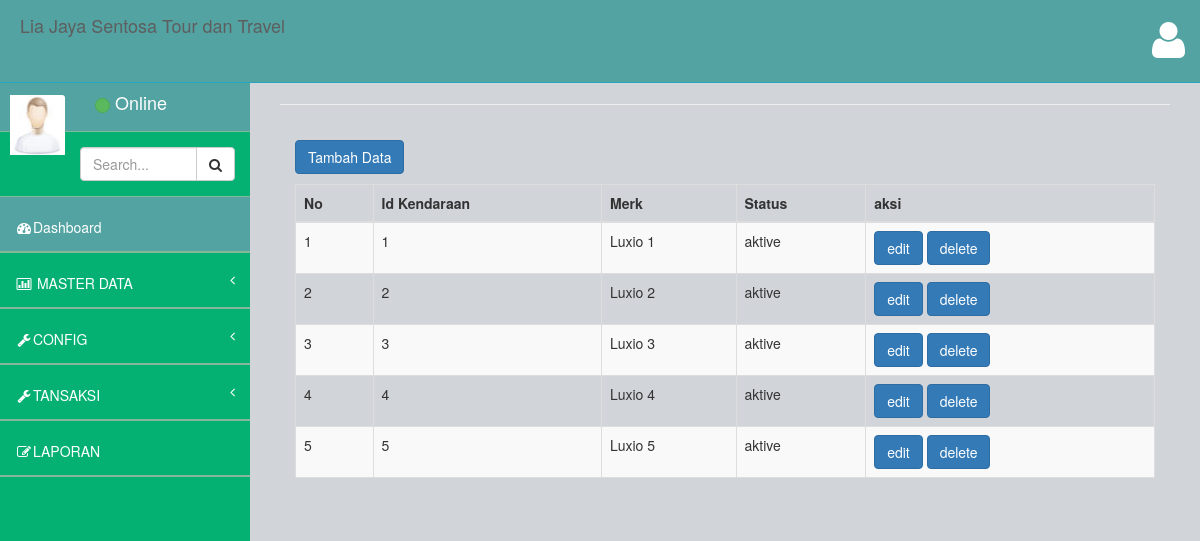
The app's page /index.php/kendaraan, older data.
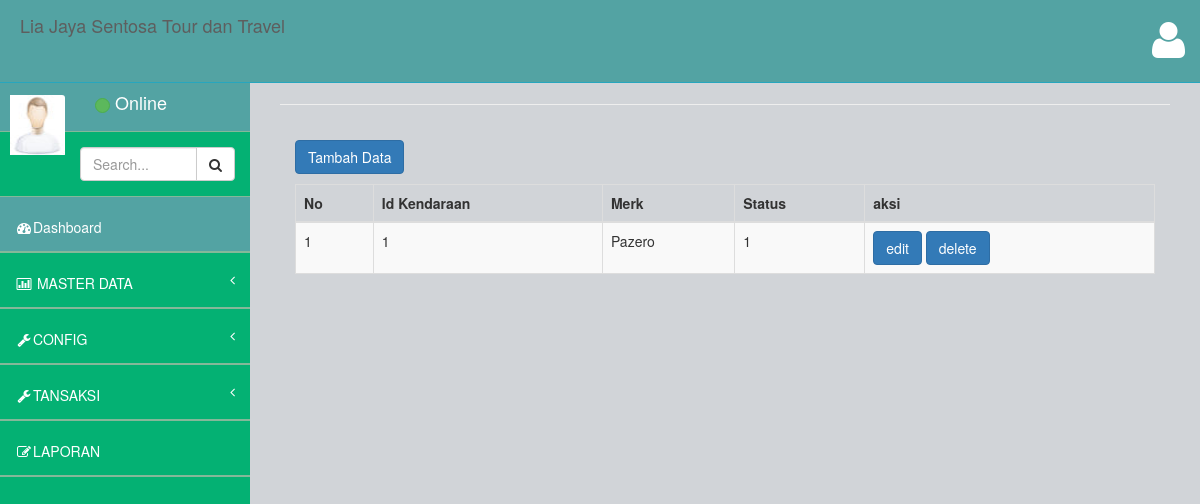
The same page, newer data.
### tables this page shows
CREATE TABLE IF NOT EXISTS `kendaraan` (
`idkendaraan` int(11) NOT NULL,
  `merk` varchar(50) DEFAULT NULL,
  `status` varchar(50) DEFAULT NULL,
  `plat` varchar(100) NOT NULL
);

### application/controllers/kendaraan.php (called while the page is built, shortened)
<?php
class Kendaraan extends CI_Controller {
	function __construct(){
		$this->load->model('m_kendaraan');
    }
	public function index()
	{
		$data['menu']		='menu.php';
		$data['content']	='kendaraan/v_datakendaraan.php';
		$data['data']		=$this->db->get('kendaraan');
		$this->load->view('home.php',$data);
	}
 }

### index.php (called while the page is built, shortened)
<?php
require_once BASEPATH.'core/CodeIgniter.php';

### application/views/kendaraan/v_datakendaraan.php (the view, shortened to what this page needs)
<body>
    <div class="panel-body">
    <a href="<?php echo base_url('index.php/kendaraan/tambah');?>" class= "btn btn-primary btn-small">Tambah Data</a>
    <p>
        <div class="table-responsive">
            <table class="table table-striped table-bordered table-hover" id="dataTables-example">
                <thead>
                    <tr>
                    <th>No</th>
                    <th>Id Kendaraan</th>
                    <th>Merk</th>
                    <th>Status</th>
                    <th>aksi</th>
                </thead>
            <tbody>
                   <tr>
                    <?php
                      $no = 1;
                      foreach ($data->result() as $row) {
                    ?>
                        <td><?php echo $no++; ?></td>
                        <td><?php echo $row->idkendaraan;?></td>
                        <td><?php echo $row->merk;?></td>
                        <td><?php echo $row->status;?></td>
                        <td>
                            <a class="btn btn-primary" href="<?php echo base_url('index.php/kendaraan/edit/'.$row->idkendaraan);?>">edit</a>
                            <a class="btn btn-primary" href="<?php echo base_url('index.php/kendaraan/hapus/'.$row->idkendaraan);?>">delete</a>
                   </tr>
                </td>
            </div>
        <?php }?>
    </div>
    </div>

### application/views/home.php (shortened to what this page needs)
<!DOCTYPE html>
<html>
<head>
    <link href="<?php echo base_url('assets/plugins/bootstrap/bootstrap.css');?>" rel="stylesheet" />
    <link href="<?php echo base_url('assets/css/bootstrap.min.css');?>" rel="stylesheet" />
    <link href="<?php echo base_url('assets/font-awesome/css/font-awesome.css');?>" rel="stylesheet" />
    <link href="<?php echo base_url('assets/plugins/pace/pace-theme-big-counter.css');?>" rel="stylesheet" />
    <link href="<?php echo base_url('assets/css/style.css');?>" rel="stylesheet" />
    <link href="<?php echo base_url('assets/css/main-style.css');?>" rel="stylesheet" />
    <link href="<?php echo base_url('assets/plugins/morris/morris-0.4.3.min.css');?>" rel="stylesheet" />
	<link href="<?php echo base_url() ?>assets/css/bootstrap-datetimepicker.css" rel="stylesheet" />
	<link href="<?php echo base_url() ?>assets/css/datepicker.css" rel="stylesheet" />
   </head>
<body>
    <div id="wrapper">
        <nav class="navbar navbar-default navbar-fixed-top" role="navigation" id="navbar">
            <div class="navbar-header">
                <a class="navbar-brand"> Lia Jaya Sentosa Tour dan Travel</a>
            </div>
            <ul class="nav navbar-top-links navbar-right">
                <li class="dropdown">
                    <a class="dropdown-toggle" data-toggle="dropdown" href="#">
                        <i class="fa fa-user fa-3x"></i>
                    </a>
                </li>
            </ul>
        </nav>
        <nav class="navbar-default navbar-static-side" role="navigation">
            <div class="sidebar-collapse">
                <ul class="nav" id="side-menu">
                    <li>
                        <div class="user-section">
                            <div class="user-section-inner">
                                <img src="<?php echo base_url('assets/img/user.jpg');?>" alt="">
                            </div>
                            <div class="user-info">
                                <div class="user-text-online">
                                    <span class="user-circle-online btn btn-success btn-circle "></span>&nbsp;Online
                                </div>
                            </div>
                        </div>
                    </li>
                    <li class="sidebar-search">
                        <div class="input-group custom-search-form">
                            <input type="text" class="form-control" placeholder="Search...">
                            <span class="input-group-btn">
                                <button class="btn btn-default" type="button">
                                    <i class="fa fa-search"></i>
                                </button>
                            </span>
                        </div>
                        <?php include $menu;?>
        </nav>
        <div id="page-wrapper">
            <div class="row">
                <div class="col-lg-12">
                    <h1 class="page-header"></h1>
                </div>
      		</div>
            <?php $this->load->view(isset($content) ? $content :"dashboard/dashboard"); ?>
        </div>
</body>
</html>

### application/views/menu.php (shortened to what this page needs)
               </li>
               <li class="selected">
                   <a href="<?php echo base_url();?>home"><i class="fa fa-dashboard fa-fw"></i>Dashboard</a>
               </li>
               <li>
                   <a href=""><i class="fa fa-bar-chart-o fa-fw"></i> MASTER DATA<span class="fa arrow"></span></a>
               </li>
               <li>
                   <a href="#"><i class="fa fa-wrench fa-fw"></i>CONFIG<span class="fa arrow"></span></a>
               </li>
               <li>
               <a href="#"><i class="fa fa-wrench fa-fw"></i>TANSAKSI<span class="fa arrow"></span></a>
               </li>
<li>
                   <a href="<?php echo site_url("transaksi/laporan"); ?>"><i class="fa fa-edit fa-fw"></i>LAPORAN</a>
               </li>
         </div>

### assets/css/style.css (style rules this page uses)
body { background-color: #f8f8f8; }
#wrapper { width: 100%; margin-top: 55px!important; background-color:#04B173; }
#page-wrapper { padding: 0 15px; min-height: 568px; background-color:rgb(209, 212, 216); }
.navbar-static-side ul li { border-bottom:1px solid #84B899 !important; }
.navbar-top-links li { display: inline-block; }
.navbar-top-links li:last-child { margin-right: 15px; }
.navbar-top-links li a { padding: 20px; min-height: 50px; }
.sidebar-search { padding: 15px; }
.arrow { float: right; }
.fa.arrow:before { content: "\f104"; }
@media (min-width:768px) { .navbar-static-side { z-index: 1; position: absolute; width: 250px; } }
.btn-circle { width: 30px; height: 30px; padding: 6px 0; border-radius: 15px; text-align: center; font-size: 12px; line-height: 1.428571429; }

### assets/css/main-style.css (style rules this page uses)
.user-section-inner { height: 65px; width: 65px; -moz-border-radius: 3px; -webkit-border-radius: 3px; border-radius: 3px; overflow: hidden; display: inline-block; float: left; margin-right: 15px; margin-top: 20px; }
.user-section-inner img { margin-left:10px; width:55px; height:60px; }
.user-info { display: block; color:#000!important; display: inline-block; padding: 15px; margin-bottom: 0px }
.user-text-online { font-size:18px; color:#fff }
.user-circle-online { width: 15px!important; height: 15px!important; }
.navbar-top-links > li > a { color: #FFFFFF; }
.nav > li > a { padding: 20px 15px; }
#side-menu { background-color:#04B173; }
#side-menu a { color:#fff; border-bottom: 1px solid #84B899 !important; height: 55px; }
.selected { background-color:rgb(83, 163, 163); }
#navbar { background-color:rgb(83, 163, 163); }
.navbar-brand { padding-left:20px; }
.navbar-default { border-color: #27A6BE; }
@media (min-width:768px) { #page-wrapper { position: inherit; margin: 0 0 0 250px; padding: 0 30px; min-height: 1000px; } }

Row changes from the older to the newer data that the page shows:
removed kendaraan: idkendaraan "2", merk "Luxio 2", status "aktive"
removed kendaraan: idkendaraan "3", merk "Luxio 3", status "aktive"
removed kendaraan: idkendaraan "4", merk "Luxio 4", status "aktive"
removed kendaraan: idkendaraan "5", merk "Luxio 5", status "aktive"
changed kendaraan id 1: merk "Luxio 1" → "Pazero"; status "aktive" → "1"
